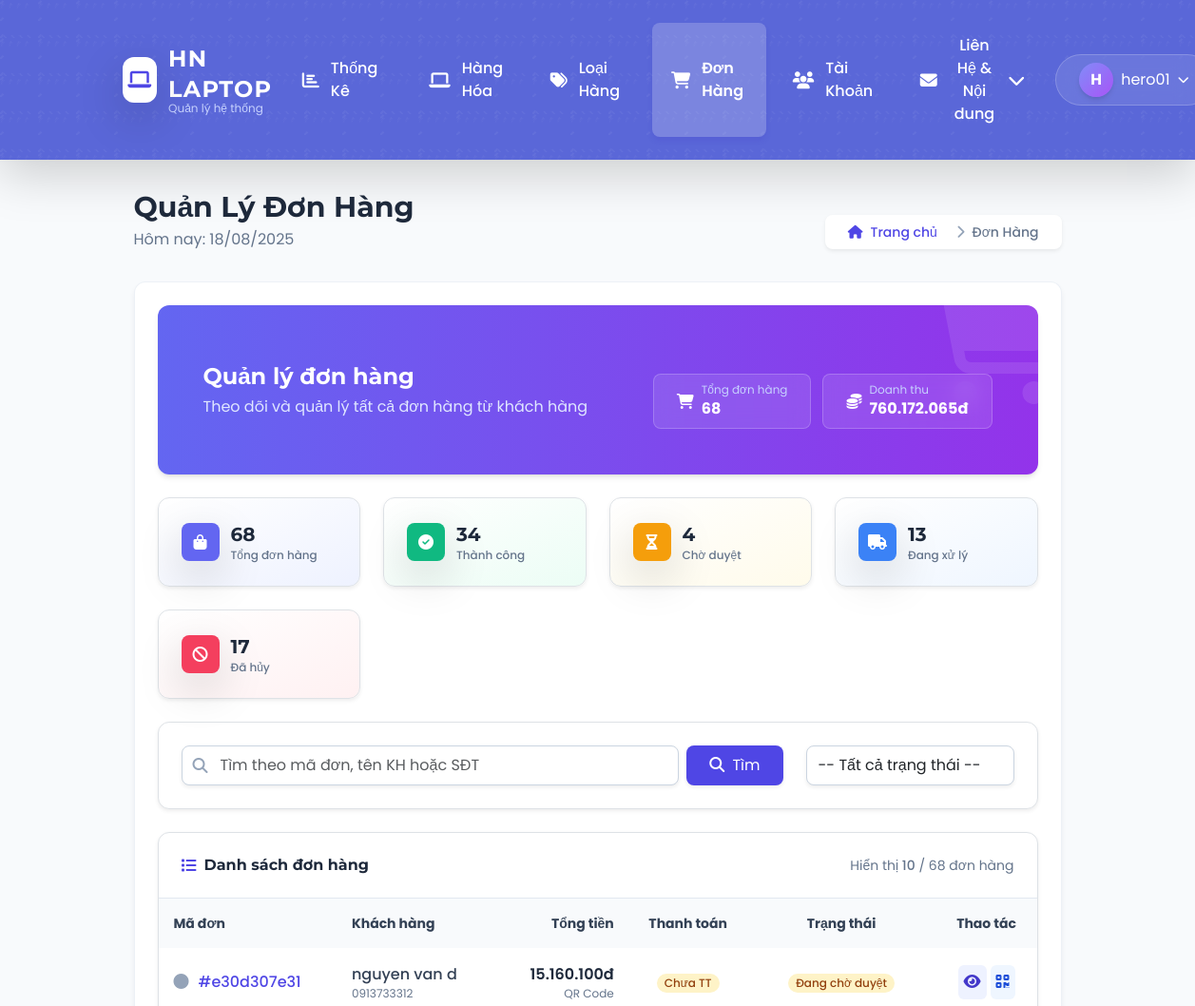
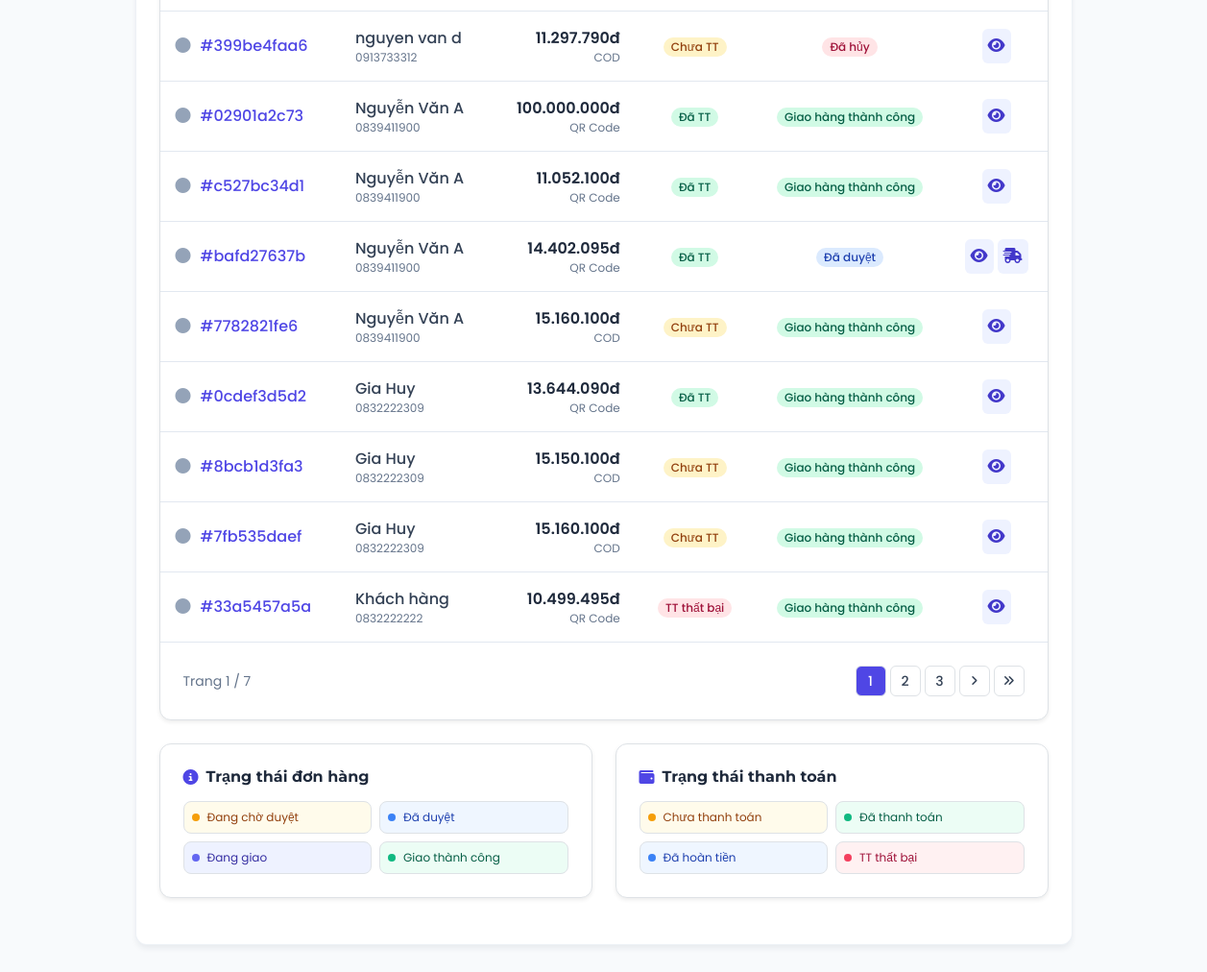
The page /HNLAPTOP/quanly.php?page=quanly_donhang.php (signed in) on the database its author committed (2 pictures, top to bottom).
### tables this page shows
CREATE TABLE `donhang` (
  `id` int(11) NOT NULL,
  `code` varchar(20) NOT NULL,
  `ten_khach_hang` varchar(100) NOT NULL,
  `so_dien_thoai` varchar(15) NOT NULL,
  `dia_chi` text NOT NULL,
  `tong_tien` decimal(10,2) NOT NULL,
  `ngay_tao` datetime DEFAULT current_timestamp(),
  `trang_thai` enum('Đang chờ duyệt','Đã duyệt','Đang giao','Giao hàng thành công','Đã hủy') NOT NULL,
  `id_kh` int(11) DEFAULT NULL,
  `phuong_thuc_thanh_toan` varchar(20) DEFAULT 'COD',
  `trang_thai_thanh_toan` tinyint(1) DEFAULT 0,
  `voucher_code` varchar(50) DEFAULT NULL,
  `id_voucher` int(11) DEFAULT NULL
);

### HNLAPTOP/quanly_donhang.php (the view, shortened to what the rows shown need)
<?php
$conn = new mysqli(DB_HOST, DB_USER, DB_PASS, DB_NAME);
$recordsPerPage = 10;
$page = isset($_GET['p']) ? (int)$_GET['p'] : 1;
$offset = ($page - 1) * $recordsPerPage;
$sql = "
    SELECT donhang.*, users.id AS id_kh
    FROM donhang
    LEFT JOIN users ON donhang.id_kh = users.id
    WHERE 1=1
";
$sql .= " ORDER BY donhang.id DESC LIMIT $offset, $recordsPerPage";
$result = $conn->query($sql);
?>
<div class="animate__animated animate__fadeIn">
    <div class="bg-gradient-to-r from-indigo-500 to-purple-600 rounded-xl shadow-md p-5 mb-6 text-white overflow-hidden relative">
        <div class="flex flex-col md:flex-row justify-between items-start md:items-center">
            <div class="z-10">
                <h2 class="text-2xl font-bold font-heading mb-1">Quản lý đơn hàng</h2>
            </div>
        </div>
    </div>
    <div class="bg-white shadow-sm rounded-xl border border-slate-200/60 overflow-hidden mb-6">
        <?php if ($result->num_rows === 0): ?>
            <div class="py-12 text-center text-slate-500">
                <div class="flex flex-col items-center justify-center">
                    <div class="bg-slate-100 rounded-full p-3 mb-3">
                        <i class="fas fa-shopping-cart text-3xl text-slate-400"></i>
                    </div>
                    <p class="font-medium">Không tìm thấy đơn hàng nào</p>
                    <p class="text-sm mt-1">Hãy thử tìm kiếm hoặc lọc khác</p>
                </div>
            </div>
        <?php else: ?>
            <div class="overflow-x-auto">
                <table class="w-full">
                    <thead class="bg-slate-50 text-slate-700 text-sm font-medium">
                        <tr>
                            <th class="py-3 px-3 text-left">Mã đơn</th>
                            <th class="py-3 px-3 text-left">Khách hàng</th>
                            <th class="py-3 px-3 text-right">Tổng tiền</th>
                            <th class="py-3 px-3 text-center">Thanh toán</th>
                            <th class="py-3 px-3 text-center">Trạng thái</th>
                            <th class="py-3 px-3 text-center">Thao tác</th>
                        </tr>
                    </thead>
                    <tbody class="divide-y divide-slate-200">
                        <?php while ($row = $result->fetch_assoc()): ?>
                            <tr class="hover:bg-slate-50 transition-colors animate__animated animate__fadeIn animate__faster">
                                <td class="py-3 px-3">
                                    <div class="flex items-center">
                                        <?php
                                        $statusIcons = [
                                            'Đang chờ duyệt' => '<i class="fas fa-hourglass-half text-amber-500"></i>',
                                            'Đã duyệt' => '<i class="fas fa-check text-blue-500"></i>',
                                            'Đang giao' => '<i class="fas fa-truck text-indigo-500"></i>',
                                            'Giao hàng thành công' => '<i class="fas fa-check-circle text-emerald-500"></i>',
                                            'Đã hủy' => '<i class="fas fa-ban text-rose-500"></i>'
                                        ];
                                        $icon = $statusIcons[$row['trang_thai']] ?? '<i class="fas fa-circle text-slate-400"></i>';
                                        ?>
                                        <div class="mr-2.5">
                                            <?= $icon ?>
                                        </div>
                                        <div class="font-medium text-indigo-600">#<?= $row['code'] ?></div>
                                    </div>
                                </td>
                                <td class="py-3 px-3">
                                    <div class="font-medium text-slate-700 truncate max-w-[150px]" title="<?= htmlspecialchars($row['ten_khach_hang']) ?>"><?= htmlspecialchars($row['ten_khach_hang']) ?></div>
                                    <div class="text-xs text-slate-500"><?= $row['so_dien_thoai'] ?></div>
                                </td>
                                <td class="py-3 px-3 text-right">
                                    <div class="font-semibold text-slate-800"><?= number_format($row['tong_tien'], 0, ',', '.') ?>đ</div>
                                    <div class="text-xs text-slate-500"><?= $row['phuong_thuc_thanh_toan'] ?></div>
                                </td>
                                <td class="py-3 px-3 text-center">
                                    <?php
                                    $trangThaiTT = $row['trang_thai_thanh_toan'];
                                    $statusTTClasses = [
                                        '0' => 'bg-amber-100 text-amber-800',
                                        '1' => 'bg-emerald-100 text-emerald-800',
                                        '2' => 'bg-blue-100 text-blue-800',
                                        '3' => 'bg-rose-100 text-rose-800',
                                    ];
                                    $statusTTLabels = [
                                        '0' => 'Chưa TT',
                                        '1' => 'Đã TT',
                                        '2' => 'Hoàn tiền',
                                        '3' => 'TT thất bại',
                                    ];
                                    $statusTTClass = $statusTTClasses[$trangThaiTT] ?? 'bg-slate-100 text-slate-800';
                                    $statusTTLabel = $statusTTLabels[$trangThaiTT] ?? $trangThaiTT;
                                    ?>
                                    <span class="inline-flex px-2 py-0.5 rounded-full text-xs font-medium <?= $statusTTClass ?>">
                                        <?= $statusTTLabel ?>
                                    </span>
                                </td>
                                <td class="py-3 px-3 text-center">
                                    <?php
                                    $trangThai = $row['trang_thai'];
                                    $statusColors = [
                                        'Đang chờ duyệt' => 'bg-amber-100 text-amber-800',
                                        'Đã duyệt' => 'bg-blue-100 text-blue-800',
                                        'Đang giao' => 'bg-indigo-100 text-indigo-800',
                                        'Giao hàng thành công' => 'bg-emerald-100 text-emerald-800',
                                        'Đã hủy' => 'bg-rose-100 text-rose-800'
                                    ];
                                    $statusClass = $statusColors[$trangThai] ?? 'bg-slate-100 text-slate-800';
                                    ?>
                                    <span class="inline-flex px-2 py-0.5 rounded-full text-xs font-medium <?= $statusClass ?>">
                                        <?= $trangThai ?>
                                    </span>
                                </td>
                                <td class="py-3 px-3">
                                    <div class="flex justify-center space-x-1">
                                        <button onclick="viewOrderDetail(<?= $row['id'] ?>)"
                                            class="bg-indigo-50 text-indigo-700 p-1.5 rounded hover:bg-indigo-100 transition-colors"
                                            title="Xem chi tiết">
                                            <i class="fas fa-eye"></i>
                                        </button>
                                        <?php if (
                                            $row['trang_thai'] === 'Đang chờ duyệt'
                                            && (
                                                $row['phuong_thuc_thanh_toan'] !== 'QR Code'
                                                || $row['trang_thai_thanh_toan'] != 0
                                            )
                                        ): ?>
                                            <button type="button"
                                                class="btn-update-status bg-emerald-50 text-emerald-700 p-1.5 rounded hover:bg-emerald-100 transition-colors"
                                                data-id="<?= $row['id'] ?>"
                                                data-status="Đã duyệt"
                                                title="Duyệt đơn hàng">
                                                <i class="fas fa-check"></i>
                                            </button>
                                            <button type="button"
                                                    class="btn-update-status bg-rose-50 text-rose-700 p-1.5 rounded hover:bg-rose-100 transition-colors"
                                                    data-id="<?= $row['id'] ?>"
                                                    data-status="Đã hủy"
                                                    title="Hủy đơn hàng">
                                                    <i class="fas fa-times"></i>
                                                </button>
                                            <?php elseif ($row['trang_thai'] === 'Đã duyệt'): ?>
                                                <button type="button"
                                                    class="btn-update-status bg-indigo-50 text-indigo-700 p-1.5 rounded hover:bg-indigo-100 transition-colors"
                                                    data-id="<?= $row['id'] ?>"
                                                    data-status="Đang giao"
                                                    title="Bắt đầu giao hàng">
                                                    <i class="fas fa-shipping-fast"></i>
                                                </button>
                                        <?php endif; ?>
                                        <?php if (
                                            $row['phuong_thuc_thanh_toan'] === 'QR Code'
                                            && $row['trang_thai_thanh_toan'] == 0
                                        ): ?>
                                            <div class="dropdown-container relative inline-block" x-data="{ open: false }">
                                                <button @click="open = !open" class="bg-blue-50 text-blue-700 p-1.5 rounded hover:bg-blue-100 transition-colors"
                                                    title="Thanh toán QR">
                                                    <i class="fas fa-qrcode"></i>
                                                </button>
                                            </div>
                                        <?php endif; ?>
                                    </div>
                                </td>
                            </tr>
                        <?php endwhile; ?>
                    </tbody>
                </table>
            </div>
        <?php endif; ?>
    </div>
</div>

### rows shown on the page
donhang: code "e30d307e31", ten_khach_hang "nguyen van d", so_dien_thoai "0913733312", tong_tien "15.160.100", phuong_thuc_thanh_toan "QR Code", trang_thai_thanh_toan "Chưa TT", trang_thai "Đang chờ duyệt"
donhang: code "399be4faa6", ten_khach_hang "nguyen van d", so_dien_thoai "0913733312", tong_tien "11.297.790", phuong_thuc_thanh_toan "COD", trang_thai_thanh_toan "Chưa TT", trang_thai "Đã hủy"
donhang: code "02901a2c73", ten_khach_hang "Nguyễn Văn A", so_dien_thoai "0839411900", tong_tien "100.000.000", phuong_thuc_thanh_toan "QR Code", trang_thai_thanh_toan "Đã TT", trang_thai "Giao hàng thành công"
donhang: code "c527bc34d1", ten_khach_hang "Nguyễn Văn A", so_dien_thoai "0839411900", tong_tien "11.052.100", phuong_thuc_thanh_toan "QR Code", trang_thai_thanh_toan "Đã TT", trang_thai "Giao hàng thành công"
donhang: code "bafd27637b", ten_khach_hang "Nguyễn Văn A", so_dien_thoai "0839411900", tong_tien "14.402.095", phuong_thuc_thanh_toan "QR Code", trang_thai_thanh_toan "Đã TT", trang_thai "Đã duyệt"
donhang: code "7782821fe6", ten_khach_hang "Nguyễn Văn A", so_dien_thoai "0839411900", tong_tien "15.160.100", phuong_thuc_thanh_toan "COD", trang_thai_thanh_toan "Chưa TT", trang_thai "Giao hàng thành công"
donhang: code "0cdef3d5d2", ten_khach_hang "Gia Huy", so_dien_thoai "0832222309", tong_tien "13.644.090", phuong_thuc_thanh_toan "QR Code", trang_thai_thanh_toan "Đã TT", trang_thai "Giao hàng thành công"
donhang: code "8bcb1d3fa3", ten_khach_hang "Gia Huy", so_dien_thoai "0832222309", tong_tien "15.150.100", phuong_thuc_thanh_toan "COD", trang_thai_thanh_toan "Chưa TT", trang_thai "Giao hàng thành công"
donhang: code "7fb535daef", ten_khach_hang "Gia Huy", so_dien_thoai "0832222309", tong_tien "15.160.100", phuong_thuc_thanh_toan "COD", trang_thai_thanh_toan "Chưa TT", trang_thai "Giao hàng thành công"
donhang: code "33a5457a5a", ten_khach_hang "Khách hàng", so_dien_thoai "0832222222", tong_tien "10.499.495", phuong_thuc_thanh_toan "QR Code", trang_thai_thanh_toan "TT thất bại", trang_thai "Giao hàng thành công"

### other values the page prints
substr($_SESSION['username'], 0, 1) "H"
$_SESSION['username'] "hero01"
$totalOrders "68"
$successRevenue "760.172.065"
$successOrders "34"
$stats['Đang chờ duyệt']['so_luong'] "4"
$stats['Đã hủy']['so_luong'] "17"
min($recordsPerPage, $result->num_rows) "10"
$totalRecords "68"
$page "1"
$totalPages "7"
